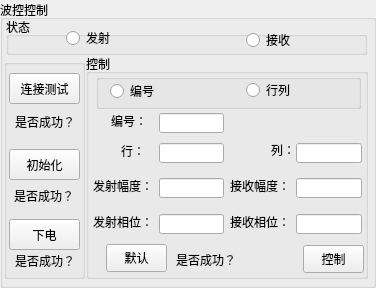
  <widget class="QGroupBox" name="groupBox_wave">
   <property name="geometry">
    <rect>
     <x>190</x>
     <y>260</y>
     <width>376</width>
     <height>288</height>
    </rect>
   </property>
   <property name="styleSheet">
    <string notr="true">font: 10pt &quot;楷体&quot;;</string>
   </property>
   <property name="title">
    <string>波控控制</string>
   </property>
   <property name="flat">
    <bool>false</bool>
   </property>
   <widget class="QGroupBox" name="groupBox_14">
    <property name="geometry">
     <rect>
      <x>86</x>
      <y>54</y>
      <width>282</width>
      <height>225</height>
     </rect>
    </property>
    <property name="title">
     <string>控制</string>
    </property>
    <widget class="QLabel" name="label_18">
     <property name="geometry">
      <rect>
       <x>25</x>
       <y>59</y>
       <width>36</width>
       <height>16</height>
      </rect>
     </property>
     <property name="text">
      <string>编号：</string>
     </property>
    </widget>
    <widget class="QLineEdit" name="lineEdit_id">
     <property name="geometry">
      <rect>
       <x>73</x>
       <y>59</y>
       <width>65</width>
       <height>20</height>
      </rect>
     </property>
    </widget>
    <widget class="QPushButton" name="pushButton_wave_control">
     <property name="geometry">
      <rect>
       <x>217</x>
       <y>191</y>
       <width>61</width>
       <height>28</height>
      </rect>
     </property>
     <property name="text">
      <string>控制</string>
     </property>
    </widget>
    <widget class="QLabel" name="label__iswave_control">
     <property name="geometry">
      <rect>
       <x>90</x>
       <y>190</y>
       <width>121</width>
       <height>31</height>
      </rect>
     </property>
     <property name="text">
      <string>是否成功？</string>
     </property>
    </widget>
    <widget class="QLabel" name="label_33">
     <property name="geometry">
      <rect>
       <x>144</x>
       <y>160</y>
       <width>60</width>
       <height>16</height>
      </rect>
     </property>
     <property name="text">
      <string>接收相位：</string>
     </property>
    </widget>
    <widget class="QLabel" name="label_20">
     <property name="geometry">
      <rect>
       <x>144</x>
       <y>124</y>
       <width>60</width>
       <height>16</height>
      </rect>
     </property>
     <property name="text">
      <string>接收幅度：</string>
     </property>
    </widget>
    <widget class="QLabel" name="label_15">
     <property name="geometry">
      <rect>
       <x>7</x>
       <y>160</y>
       <width>60</width>
       <height>16</height>
      </rect>
     </property>
     <property name="text">
      <string>发射相位：</string>
     </property>
    </widget>
    <widget class="QLineEdit" name="lineEdit_send_phase">
     <property name="geometry">
      <rect>
       <x>73</x>
       <y>160</y>
       <width>65</width>
       <height>20</height>
      </rect>
     </property>
    </widget>
    <widget class="QLabel" name="label_19">
     <property name="geometry">
      <rect>
       <x>7</x>
       <y>124</y>
       <width>60</width>
       <height>16</height>
      </rect>
     </property>
     <property name="text">
      <string>发射幅度：</string>
     </property>
    </widget>
    <widget class="QLineEdit" name="lineEdit_rec_magn">
     <property name="geometry">
      <rect>
       <x>210</x>
       <y>124</y>
       <width>66</width>
       <height>20</height>
      </rect>
     </property>
    </widget>
    <widget class="QLineEdit" name="lineEdit_send_man">
     <property name="geometry">
      <rect>
       <x>73</x>
       <y>124</y>
       <width>65</width>
       <height>20</height>
      </rect>
     </property>
    </widget>
    <widget class="QLineEdit" name="lineEdit_rec_phase">
     <property name="geometry">
      <rect>
       <x>210</x>
       <y>160</y>
       <width>66</width>
       <height>20</height>
      </rect>
     </property>
    </widget>
    <widget class="QLineEdit" name="lineEdit_row">
     <property name="geometry">
      <rect>
       <x>73</x>
       <y>89</y>
       <width>65</width>
       <height>20</height>
      </rect>
     </property>
    </widget>
    <widget class="QLabel" name="label_17">
     <property name="geometry">
      <rect>
       <x>185</x>
       <y>88</y>
       <width>24</width>
       <height>16</height>
      </rect>
     </property>
     <property name="text">
      <string>列：</string>
     </property>
    </widget>
    <widget class="QLabel" name="label_16">
     <property name="geometry">
      <rect>
       <x>35</x>
       <y>89</y>
       <width>24</width>
       <height>16</height>
      </rect>
     </property>
     <property name="text">
      <string>行：</string>
     </property>
    </widget>
    <widget class="QLineEdit" name="lineEdit_col">
     <property name="geometry">
      <rect>
       <x>210</x>
       <y>89</y>
       <width>66</width>
       <height>20</height>
      </rect>
     </property>
    </widget>
    <widget class="QPushButton" name="pushButtonwave_default">
     <property name="geometry">
      <rect>
       <x>20</x>
       <y>190</y>
       <width>61</width>
       <height>28</height>
      </rect>
     </property>
     <property name="text">
      <string>默认</string>
     </property>
    </widget>
    <widget class="QGroupBox" name="groupBox_15">
     <property name="geometry">
      <rect>
       <x>10</x>
       <y>20</y>
       <width>265</width>
       <height>35</height>
      </rect>
     </property>
     <property name="title">
      <string/>
     </property>
     <widget class="QRadioButton" name="radioButton_id">
      <property name="geometry">
       <rect>
        <x>14</x>
        <y>5</y>
        <width>51</width>
        <height>24</height>
       </rect>
      </property>
      <property name="text">
       <string>编号</string>
      </property>
     </widget>
     <widget class="QRadioButton" name="radioButton_rowcol">
      <property name="geometry">
       <rect>
        <x>150</x>
        <y>3</y>
        <width>51</width>
        <height>26</height>
       </rect>
      </property>
      <property name="text">
       <string>行列</string>
      </property>
     </widget>
    </widget>
   </widget>
   <widget class="QGroupBox" name="groupBox_13">
    <property name="geometry">
     <rect>
      <x>6</x>
      <y>17</y>
      <width>361</width>
      <height>38</height>
     </rect>
    </property>
    <property name="title">
     <string>状态</string>
    </property>
    <widget class="QRadioButton" name="radioButton_send">
     <property name="geometry">
      <rect>
       <x>60</x>
       <y>10</y>
       <width>51</width>
       <height>22</height>
      </rect>
     </property>
     <property name="text">
      <string>发射</string>
     </property>
    </widget>
    <widget class="QRadioButton" name="radioButton_recive">
     <property name="geometry">
      <rect>
       <x>240</x>
       <y>10</y>
       <width>51</width>
       <height>26</height>
      </rect>
     </property>
     <property name="text">
      <string>接收</string>
     </property>
    </widget>
   </widget>
   <widget class="QGroupBox" name="groupBox_12">
    <property name="geometry">
     <rect>
      <x>4</x>
      <y>59</y>
      <width>81</width>
      <height>220</height>
     </rect>
    </property>
    <property name="title">
     <string/>
    </property>
    <widget class="QPushButton" name="pushButton_connect">
     <property name="geometry">
      <rect>
       <x>5</x>
       <y>14</y>
       <width>71</width>
       <height>31</height>
      </rect>
     </property>
     <property name="text">
      <string>连接测试</string>
     </property>
    </widget>
    <widget class="QPushButton" name="pushButton_init">
     <property name="geometry">
      <rect>
       <x>5</x>
       <y>90</y>
       <width>71</width>
       <height>31</height>
      </rect>
     </property>
     <property name="text">
      <string>初始化</string>
     </property>
    </widget>
    <widget class="QLabel" name="label_isinit">
     <property name="geometry">
      <rect>
       <x>10</x>
       <y>121</y>
       <width>68</width>
       <height>31</height>
      </rect>
     </property>
     <property name="text">
      <string>是否成功？</string>
     </property>
    </widget>
    <widget class="QLabel" name="label_isdown">
     <property name="geometry">
      <rect>
       <x>11</x>
       <y>190</y>
       <width>68</width>
       <height>23</height>
      </rect>
     </property>
     <property name="text">
      <string>是否成功？</string>
     </property>
    </widget>
    <widget class="QLabel" name="label_isconnect">
     <property name="geometry">
      <rect>
       <x>11</x>
       <y>47</y>
       <width>71</width>
       <height>31</height>
      </rect>
     </property>
     <property name="text">
      <string>是否成功？</string>
     </property>
    </widget>
    <widget class="QPushButton" name="pushButton_down">
     <property name="geometry">
      <rect>
       <x>5</x>
       <y>160</y>
       <width>71</width>
       <height>31</height>
      </rect>
     </property>
     <property name="text">
      <string>下电</string>
     </property>
    </widget>
   </widget>
  </widget>
